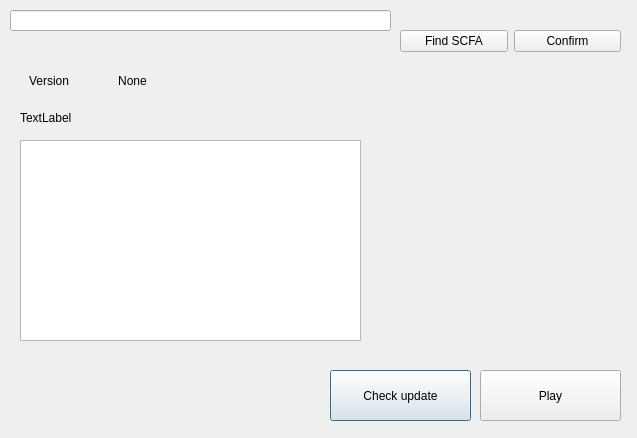
<?xml version="1.0" encoding="UTF-8"?>
<ui version="4.0">
 <class>Dialog</class>
 <widget class="QDialog" name="Dialog">
  <property name="geometry">
   <rect>
    <x>0</x>
    <y>0</y>
    <width>637</width>
    <height>438</height>
   </rect>
  </property>
  <property name="windowTitle">
   <string>Dialog</string>
  </property>
  <widget class="QLabel" name="label_9">
   <property name="geometry">
    <rect>
     <x>-100</x>
     <y>-90</y>
     <width>961</width>
     <height>631</height>
    </rect>
   </property>
   <property name="styleSheet">
    <string notr="true">QDialog{
	background-color:rgb(106, 106, 106);


}

QPushButton{
	float: right;
	border-radius: 5px;
	padding: 5px 9px;
	font-size: 1.2em;
	background-color: rgb(77, 80, 102);
	border-bottom: 4px solid rgba(217,91,72,1);
	color: white;
	font-family: 'Roboto Slab', serif;
	width: 75px;
	height: 50px;
	font-size: 14px;
	font-weight: bold;
    border: bold;
}

QPlainTextEdit{
	float: right;
	border-radius: 5px;
	padding: 5px 9px;
	font-size: 1.2em;
	background-color: rgb(165, 166, 182);
	border-bottom: 4px solid rgba(217,91,72,1);
	color: white;
	font-family: 'Roboto Slab', serif;
	width: 75px;
	height: 50px;
	font-size: 14px;
	font-weight: bold;
    border: bold;
}
	
QPushButton:hover{
	background-color: rgb(115, 114, 145);
}

QPushButton:pressed{
	background-color: silver;
}

QLabel{
	color:white;
	width: 75px;
	height: 50px;
	font-size: 14px;
	font-weight: bold;
    border: bold;
}

QLineEdit{
	float: right;
	border-radius: 5px;
	padding: 5px 9px;
	font-size: 1.2em;
	background-color: rgb(165, 166, 182);
	border-bottom: 4px solid rgba(217,91,72,1);
	color: white;
	font-family: 'Roboto Slab', serif;
	width: 75px;
	height: 50px;
	font-size: 14px;
	font-weight: bold;
    border: bold;
}



</string>
   </property>
   <property name="text">
    <string/>
   </property>
   <property name="pixmap">
    <pixmap>com_11.jpg</pixmap>
   </property>
  </widget>
  <widget class="QLineEdit" name="lineEdit">
   <property name="geometry">
    <rect>
     <x>10</x>
     <y>10</y>
     <width>381</width>
     <height>21</height>
    </rect>
   </property>
   <property name="text">
    <string/>
   </property>
  </widget>
  <widget class="QPushButton" name="pushButton_2">
   <property name="geometry">
    <rect>
     <x>330</x>
     <y>370</y>
     <width>141</width>
     <height>51</height>
    </rect>
   </property>
   <property name="text">
    <string>Check update</string>
   </property>
  </widget>
  <widget class="QWidget" name="horizontalLayoutWidget">
   <property name="geometry">
    <rect>
     <x>10</x>
     <y>60</y>
     <width>161</width>
     <height>41</height>
    </rect>
   </property>
   <layout class="QHBoxLayout" name="_3">
    <item>
     <widget class="QLabel" name="label_6">
      <property name="styleSheet">
       <string notr="true">color white;</string>
      </property>
      <property name="text">
       <string>Version</string>
      </property>
      <property name="alignment">
       <set>Qt::AlignCenter</set>
      </property>
     </widget>
    </item>
    <item>
     <widget class="QLabel" name="label_7">
      <property name="styleSheet">
       <string notr="true">text-color white;</string>
      </property>
      <property name="frameShape">
       <enum>QFrame::NoFrame</enum>
      </property>
      <property name="text">
       <string>None</string>
      </property>
      <property name="alignment">
       <set>Qt::AlignCenter</set>
      </property>
     </widget>
    </item>
   </layout>
  </widget>
  <widget class="QPlainTextEdit" name="plainTextEdit">
   <property name="geometry">
    <rect>
     <x>20</x>
     <y>140</y>
     <width>341</width>
     <height>201</height>
    </rect>
   </property>
  </widget>
  <widget class="QWidget" name="horizontalLayoutWidget_2">
   <property name="geometry">
    <rect>
     <x>400</x>
     <y>10</y>
     <width>221</width>
     <height>62</height>
    </rect>
   </property>
   <layout class="QHBoxLayout" name="horizontalLayout_3">
    <item>
     <widget class="QPushButton" name="pushButton_7">
      <property name="text">
       <string>Find SCFA</string>
      </property>
     </widget>
    </item>
    <item>
     <widget class="QPushButton" name="pushButton_8">
      <property name="text">
       <string>Confirm</string>
      </property>
     </widget>
    </item>
   </layout>
  </widget>
  <widget class="QLabel" name="label_8">
   <property name="geometry">
    <rect>
     <x>20</x>
     <y>110</y>
     <width>221</width>
     <height>16</height>
    </rect>
   </property>
   <property name="text">
    <string>TextLabel</string>
   </property>
  </widget>
  <widget class="QPushButton" name="pushButton">
   <property name="geometry">
    <rect>
     <x>480</x>
     <y>370</y>
     <width>141</width>
     <height>51</height>
    </rect>
   </property>
   <property name="text">
    <string>Play</string>
   </property>
  </widget>
 </widget>
 <resources/>
 <connections/>
</ui>
